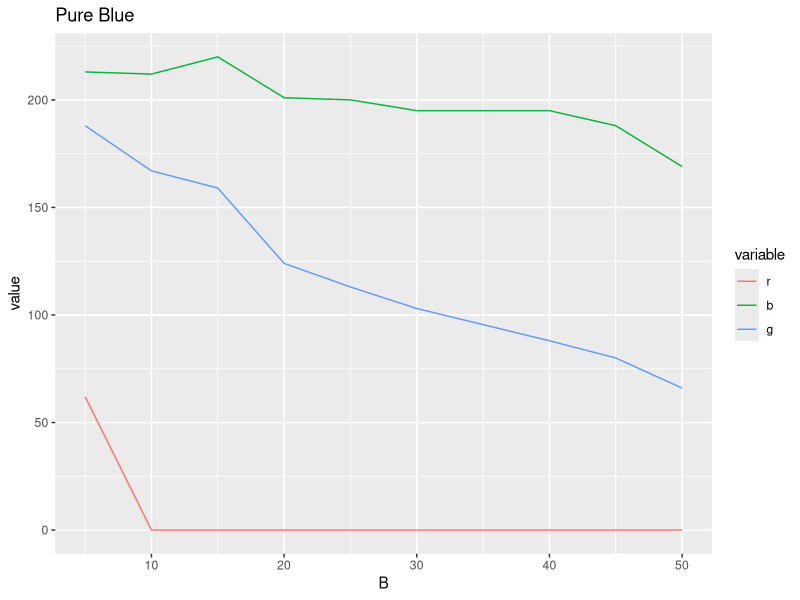
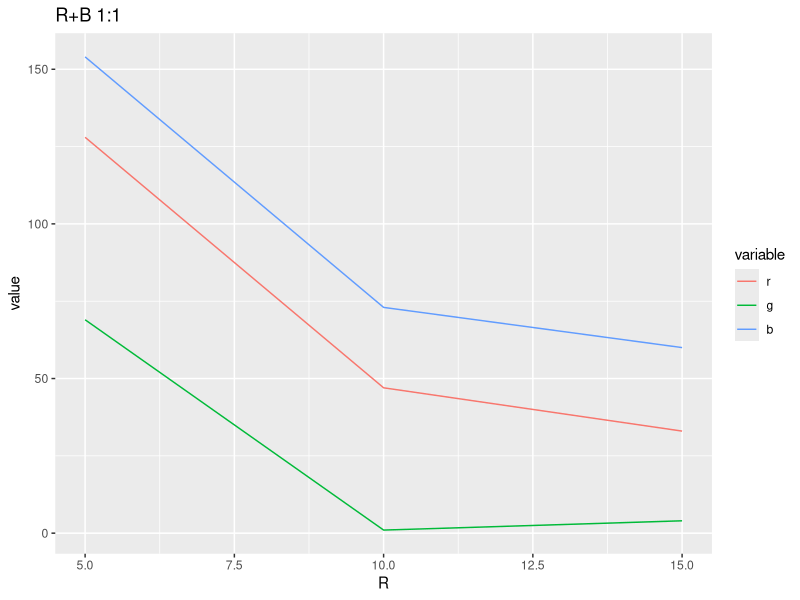
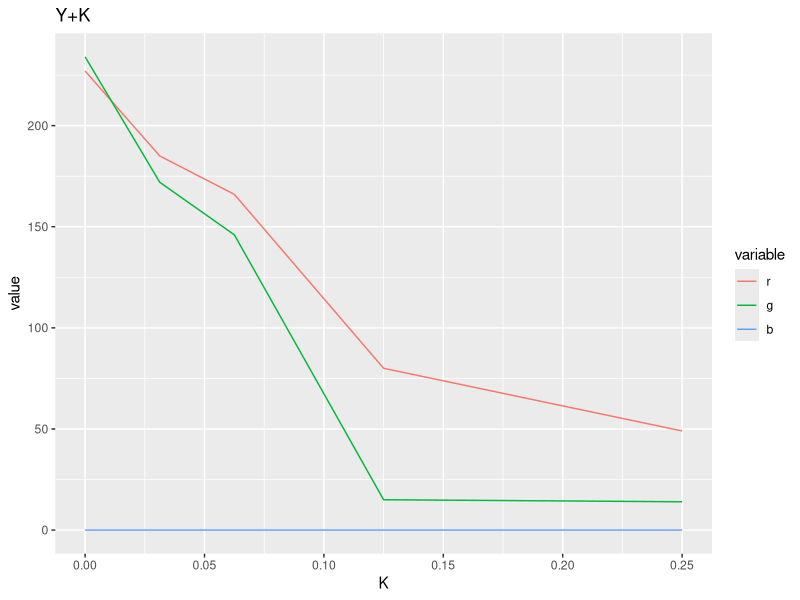

Write R code to recreate these figures, in order.
## ---- chunk 1
library(ggplot2)
library(reshape2)
## ---- chunk 2
B = c(5, 10, 15, 20, 25, 30, 40, 45, 50)
r = c(62, rep(0, length(B)-1))
g = c(188, 167, 159, 124, 113, 103, 88, 80, 66)
b = c(213, 212, 220, 201, 200, 195, 195, 188, 169)
df = data.frame(R=0, Y=0, B, r, b, g)
df = melt(df, id.vars=c("R", "Y", "B"))
ggplot(data=df, aes(x=B, y=value, color=variable)) + geom_line() + ggtitle("Pure Blue")
## ---- chunk 3
dB = ((50-5)/96)
B_dr = (0-255) / ((10-0)/96)
B_dg = (66-188) / dB
B_db = (169-213) / dB
B_d = c(B_dr, B_dg, B_db)
## ---- chunk 4
amount = c(5, 10, 15)
r = c(128, 47, 33)
g = c(69, 1, 4)
b = c(154, 73, 60)
df = data.frame(R=amount, Y=0, B=amount, r=r, g=g, b=b)
df = melt(df, id.vars=c("R", "Y", "B"))
ggplot(data=df, aes(x=R, y=value, color=variable)) + geom_line() + ggtitle("R+B 1:1")
## ---- chunk 5
Y=3/16
K=c(0,3,6,12,24)/96
r = c(227,185,166,80,49)
g = c(234,172,146,15,14)
df = data.frame(R=0, Y, B=0, K, r, g, b=0)
df = melt(df, id.vars=c("R", "Y", "B", "K"))
ggplot(data=df, aes(x=K, y=value, color=variable)) + geom_line() + ggtitle("Y+K")
